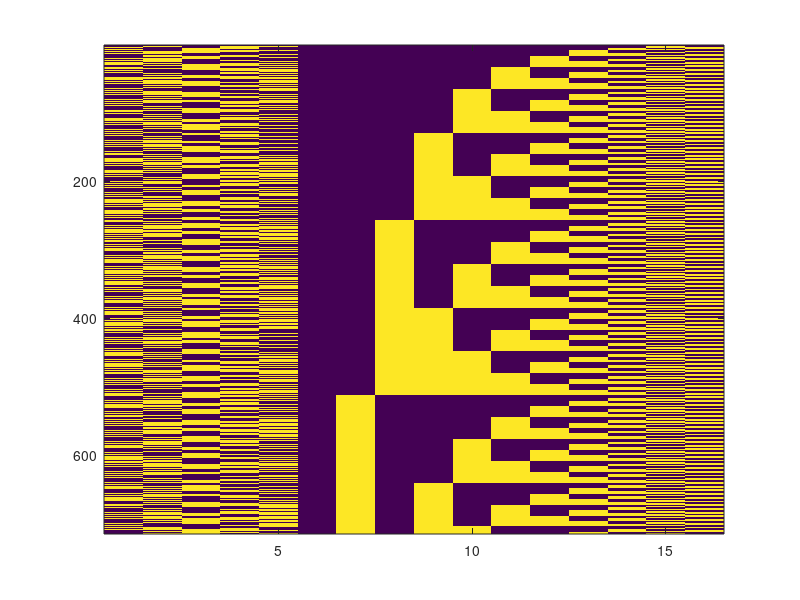

Reproduce this figure in MATLAB.
function [finalHammingCodewords,finalSECDEDcodewords] = GetHammingCodebook()
% 
% 
% M = 4 allows 700+ SECDED words and 400 Hamming words, in 16 or 15
% readouts respectively, with max numOnBits (8 or 7 respectively)
% M = 4 with a fixed numOnBits of 4 is the SECDED-16-bit, 140 word code
% 
% M=5 is the 32-bit SECDED

% 
% N=2^M-1 where M=N-K.
% Balanced-ON Hamming codes at M=3 are too small
% pre-compute the M=3,4,5
M=4
N = 2^M-1
K = N-M
uncodedwords = rem(floor([0:2^K-1]'*pow2(-(K-1):0)),2);
hammingCodewords = encode(uncodedwords,N,K,'hamming');

numOnBits = []; % [];
figure(1); clf; hist(sum(hammingCodewords,2),1:N);
wordsPerOnBitCnt = hist(sum(hammingCodewords,2),1:N);
if isempty(numOnBits)
   [totMsgs, numOnBits] = max(wordsPerOnBitCnt);
end

finalHammingCodewords = hammingCodewords(sum(hammingCodewords,2)==numOnBits,:);
figure(1); clf; imagesc(finalHammingCodewords);  


%% SECDED
numOnBits = [];
figure(1); clf; hist(sum(hammingCodewords,2),1:N);
wordsPerOnBitCnt = hist(sum(hammingCodewords,2),1:N);
if isempty(numOnBits)
   [totMsgs, numOnBits] = max(wordsPerOnBitCnt);
end
inputWords = sum(hammingCodewords,2)==numOnBits |  sum(hammingCodewords,2)==numOnBits-1;
inputSecdedWords = hammingCodewords(inputWords,:);
numIn = size(inputSecdedWords,1);

SECDEDcodewords = zeros(numIn,N+1);
for n = 1:numIn
    SECDEDcodewords(n,:) = [mod(sum(hammingCodewords(n,:), 2), 2) hammingCodewords(n,:)]; %Compute SECDED codewords
end
figure(1); clf; hist(sum(SECDEDcodewords,2),1:N+1);
finalSECDEDcodewords = SECDEDcodewords(sum(SECDEDcodewords,2)==numOnBits+1,:);
figure(1); clf; imagesc(SECDEDcodewords); 

% figure(1); clf; imagesc(finalSECDEDcodewords); 